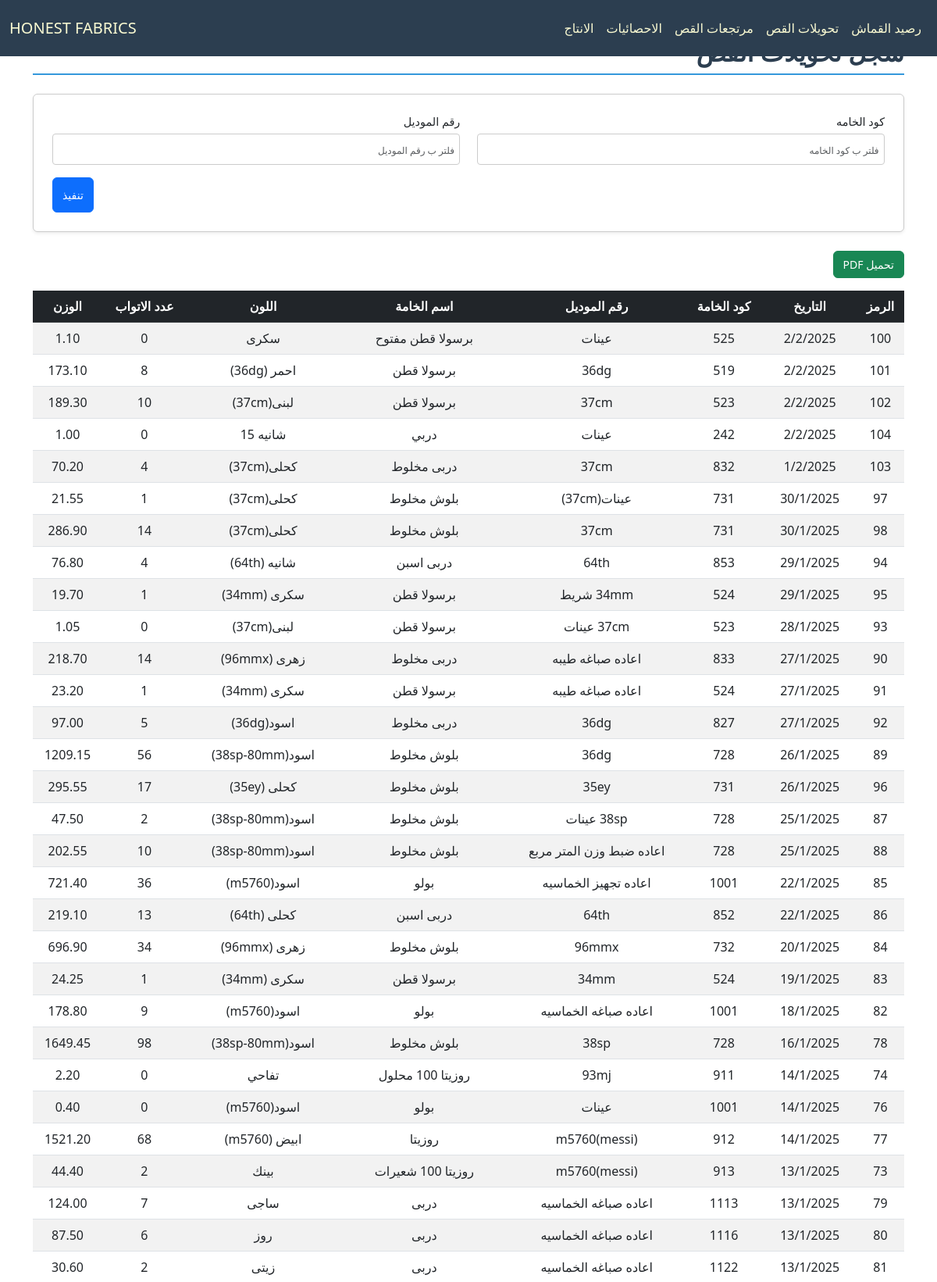
/cloth/CutTransfer/ (upper part), run on the app's committed database.
### cloth/models.py (models this page shows, shortened)
class Base(models.Model):
    id = models.IntegerField(primary_key=True, verbose_name="الرمز")
    fabric_code = models.CharField(max_length=100, verbose_name="كود الخامه", db_index=True, null=True, blank=True)
    fabric_name = models.CharField(max_length=200, verbose_name="اسم الخامه", null=True, blank=True)
    color = models.CharField(max_length=100, verbose_name="اللون", null=True, blank=True)
    roll = models.PositiveIntegerField(verbose_name="عدد الاتواب", null=True, blank=True)
    weight = models.DecimalField(max_digits=10, decimal_places=2, verbose_name="الوزن", null=True, blank=True)
    date = models.CharField(max_length=100,verbose_name="التاريخ", null=True, blank=True)
    class Meta:
        abstract = True

class CutTransfer(Base):
    model_number = models.CharField(max_length=100, verbose_name="رقم الموديل", null=True, blank=True)

### cloth/views.py (the view)
# urls.py: path('CutTransfer/', CutTransferView.as_view(), name='cut_transfer_view'),
class CutTransferView(FilterableListView):
    template_name = "cloth/cut.html"
    model = CutTransfer
    filter_fields = ['fabric_code', 'model_number']
    columns = ["الرمز","التاريخ","كود الخامة","رقم الموديل","اسم الخامة","اللون","عدد الاتواب","الوزن"]

### cloth/views.py (called while the page is built)
    def parse_date(self, date_str):
        try:
            normalized_date = date_str.replace("\\", "/")
            return datetime.strptime(normalized_date, "%d/%m/%Y")
        except (ValueError, AttributeError):
            return datetime.min

    def get_queryset(self):
        queryset = super().get_queryset()
        filters = Q()
        ordering = self.request.GET.get('order', 'desc')
        for field in self.filter_fields:
            filter_value = self.request.GET.get(field)
            if filter_value:
                filters &= Q(**{f"{field}__icontains": filter_value})
        filtered_queryset = queryset.filter(filters)
        models = list(filtered_queryset)
        models.sort(
            key=lambda x: self.parse_date(x.date) if x.date else datetime.min,
            reverse=(ordering == 'desc')
        )
        return models

    def get_context_data(self, **kwargs):
        context = super().get_context_data(**kwargs)
        update = Updates.objects.all().order_by('-date').first()
        context['update'] = localtime(update.date).strftime("%d/%m %I:%M %p") if update and update.date else None
        context['columns'] = self.columns
        model_meta = self.model._meta
        context['filter_fields'] = [
            {
                'field_name': field,
                'verbose_name': model_meta.get_field(field).verbose_name,
                'value': self.request.GET.get(field) or "",
            }
            for field in self.filter_fields
        ]
        return context

### cloth/templates/cloth/cut.html (shortened to what this page needs)
{% extends "cloth/layout.html" %}
{% block home_page %}
<a class="navbar-brand" href="{% url 'fabric_view' %}">HONEST FABRICS</a>
{% endblock %}
{% block navbar_links_small %}
{% include "cloth/nav_links.html" %}
{% endblock %}
{% block body %}
    <h2 class="section-title pt-4">سجل تحويلات القص</h2>
    <form method="get" class="filter-form-flex mb-4 p-4 rounded shadow-sm">
        {% for filter_field in filter_fields %}
        <div class="form-group mb-3">
            <label for="filter_{{ forloop.counter }}" class="form-label">{{ filter_field.verbose_name }}</label>
            <input type="text" id="filter_{{ forloop.counter }}" name="{{ filter_field.field_name }}"
                   placeholder="فلتر ب {{ filter_field.verbose_name }}"
                   class="form-control"
                   value="{{ filter_field.value }}">
        </div>
        {% endfor %}
        <div class="submit-container">
            <button type="submit" class="btn btn-primary submit-btn">تنفيذ</button>
        </div>
    </form>
    <button onclick="generatePDF()" class="btn btn-success mb-3">تحميل PDF</button>
    <div style="overflow-y: auto; max-height: 70vh; position: relative;" class="table-responsive mb-4">
        <table id="data-table"  class="table table-striped">
            <thead class="table-dark">
                <tr>
                    <th style="position: sticky; top: 0;" >الرمز</th>
                    <th style="position: sticky; top: 0;" >التاريخ</th>
                    <th style="position: sticky; top: 0;" >كود الخامة</th>
                    <th style="position: sticky; top: 0;" >رقم الموديل</th>
                    <th style="position: sticky; top: 0;" >اسم الخامة</th>
                    <th style="position: sticky; top: 0;" >اللون</th>
                    <th style="position: sticky; top: 0;" >عدد الاتواب</th>
                    <th style="position: sticky; top: 0;" >الوزن</th>
                </tr>
            </thead>
            <tbody>
                {% for model in models %}
                <tr>
                    <td>{{ model.id }}</td>
                    <td>{{ model.date }}</td>
                    <td>{{ model.fabric_code }}</td>
                    <td>{{ model.model_number }}</td>
                    <td>{{ model.fabric_name }}</td>
                    <td>{{ model.color }}</td>
                    <td>{{ model.roll }}</td>
                    <td>{{ model.weight }}</td>
                </tr>
                {% empty %}
                <tr>
                    <td colspan="8" class="text-center">لا يوجد عناصر</td>
                </tr>
                {% endfor %}
            </tbody>
        </table>
    </div>
    {% endblock body %}

### cloth/static/cloth/stylesss.css (style rules this page uses)
:root { --primary-color: #3498db; --light-blue: #3db1ff5e; --secondary-color: #2c3e50; --success-color: #2ecc71; --danger-color: #e74c3c; --warning-color: #f1c40f; --light-bg: #f8f9fa; --dark-bg: #343a40; --light-text: lightgoldenrodyellow; --golden-text: rgb(255, 255, 0); --border-color: #dee2e6; --white-color: #ffffff; }
*, *::before, *::after { box-sizing: border-box; }
ul, div { padding: 0; margin: 0; }
body { background-color: var(--light-bg); margin-top: 80px; margin-inline: 0; font-family: 'Segoe UI', Tahoma, Geneva, Verdana, sans-serif; line-height: 1.6; font-size: 16px; }
#navbar, #navbar a, #navbar-menu-body, #navbar-menu-body a { color: var(--light-text) !important; }
.section-title { color: var(--secondary-color); border-bottom: 2px solid var(--primary-color); padding-bottom: 0.5rem; margin-bottom: 1.5rem; font-weight: bold; }
.table { border-collapse: separate; border-spacing: 0; border-radius: 8px; width: 100%; }
.table th, .table td { text-align: center; vertical-align: middle; padding: 10px; }
.table-striped tbody tr:nth-of-type(odd) { background-color: var(--light-bg); }
.table-dark th { background-color: var(--secondary-color); color: var(--light-text); }
.table-responsive { overflow-x: auto; }
.table-responsive table th, .table-responsive table td { white-space: nowrap; min-width: fit-content; }
.table-responsive table { width: 100%; table-layout: auto; }
.filter-form-flex { display: flex; flex-wrap: wrap; padding: 1rem; border: 1px solid #ccc; border-radius: 8px; background-color: #fff; justify-content: space-between; column-gap: 2px; direction: rtl; }
.filter-form-flex .form-group { display: flex; flex-direction: column; margin-bottom: 5px; width: 49%; }
.filter-form-flex .form-label { font-size: 0.9rem; margin-bottom: 0.25rem; }
.filter-form-flex .form-control { border: 1px solid #ccc; border-radius: 4px; padding: 0.4rem; font-size: 0.9rem; }
.filter-form-flex input[type="text"], .filter-form-flex input[type="number"], .filter-form-flex input[type="date"] { width: 100%; height: 40px; }
.submit-container { display: flex; justify-content: flex-end; width: 100%; }
.filter-form-flex .submit-btn { width: auto; height: 45px; font-size: 1rem; }
@media (max-width: 1200px) { body { font-size: 15px; } }
@media (max-width: 1200px) { h4.section-title, h2 { font-size: 28px; } }
@media (max-width: 1200px) { p.lead, .oped_details_btn, .btn { font-size: 14px !important; } }
@media (max-width: 1200px) { ::placeholder { font-size: 12px !important; } }

### data on the page
CutTransfer: id "100", date "2/2/2025", fabric_code "525", model_number "عينات", fabric_name "برسولا قطن مفتوح", color "سكرى", roll "0", weight "1.10"
CutTransfer: id "101", date "2/2/2025", fabric_code "519", model_number "36dg", fabric_name "برسولا قطن", color "احمر (36dg)", roll "8", weight "173.10"
CutTransfer: id "102", date "2/2/2025", fabric_code "523", model_number "37cm", fabric_name "برسولا قطن", color "لبنى(37cm)", roll "10", weight "189.30"
CutTransfer: id "104", date "2/2/2025", fabric_code "242", model_number "عينات", fabric_name "دربي", color "شانيه 15", roll "0", weight "1.00"
CutTransfer: id "103", date "1/2/2025", fabric_code "832", model_number "37cm", fabric_name "دربى مخلوط", color "كحلى(37cm)", roll "4", weight "70.20"
CutTransfer: id "97", date "30/1/2025", fabric_code "731", model_number "عينات(37cm)", fabric_name "بلوش مخلوط", color "كحلى(37cm)", roll "1", weight "21.55"
CutTransfer: id "98", date "30/1/2025", fabric_code "731", model_number "37cm", fabric_name "بلوش مخلوط", color "كحلى(37cm)", roll "14", weight "286.90"
CutTransfer: id "94", date "29/1/2025", fabric_code "853", model_number "64th", fabric_name "دربى اسبن", color "شانيه (64th)", roll "4", weight "76.80"
CutTransfer: id "95", date "29/1/2025", fabric_code "524", model_number "34mm شريط", fabric_name "برسولا قطن", color "سكرى (34mm)", roll "1", weight "19.70"
CutTransfer: id "93", date "28/1/2025", fabric_code "523", model_number "37cm عينات", fabric_name "برسولا قطن", color "لبنى(37cm)", roll "0", weight "1.05"
CutTransfer: id "90", date "27/1/2025", fabric_code "833", model_number "اعاده صباغه طيبه", fabric_name "دربى مخلوط", color "زهرى (96mmx)", roll "14", weight "218.70"
CutTransfer: id "91", date "27/1/2025", fabric_code "524", model_number "اعاده صباغه طيبه", fabric_name "برسولا قطن", color "سكرى (34mm)", roll "1", weight "23.20"
CutTransfer: id "92", date "27/1/2025", fabric_code "827", model_number "36dg", fabric_name "دربى مخلوط", color "اسود(36dg)", roll "5", weight "97.00"
CutTransfer: id "89", date "26/1/2025", fabric_code "728", model_number "36dg", fabric_name "بلوش مخلوط", color "اسود(38sp-80mm)", roll "56", weight "1209.15"
CutTransfer: id "96", date "26/1/2025", fabric_code "731", model_number "35ey", fabric_name "بلوش مخلوط", color "كحلى (35ey)", roll "17", weight "295.55"
CutTransfer: id "87", date "25/1/2025", fabric_code "728", model_number "38sp عينات", fabric_name "بلوش مخلوط", color "اسود(38sp-80mm)", roll "2", weight "47.50"
CutTransfer: id "88", date "25/1/2025", fabric_code "728", model_number "اعاده ضبط وزن المتر مربع", fabric_name "بلوش مخلوط", color "اسود(38sp-80mm)", roll "10", weight "202.55"
CutTransfer: id "85", date "22/1/2025", fabric_code "1001", model_number "اعاده تجهيز الخماسيه", fabric_name "بولو", color "اسود(m5760)", roll "36", weight "721.40"
CutTransfer: id "86", date "22/1/2025", fabric_code "852", model_number "64th", fabric_name "دربى اسبن", color "كحلى (64th)", roll "13", weight "219.10"
CutTransfer: id "84", date "20/1/2025", fabric_code "732", model_number "96mmx", fabric_name "بلوش مخلوط", color "زهرى (96mmx)", roll "34", weight "696.90"
CutTransfer: id "83", date "19/1/2025", fabric_code "524", model_number "34mm", fabric_name "برسولا قطن", color "سكرى (34mm)", roll "1", weight "24.25"
CutTransfer: id "82", date "18/1/2025", fabric_code "1001", model_number "اعاده صباغه الخماسيه", fabric_name "بولو", color "اسود(m5760)", roll "9", weight "178.80"
CutTransfer: id "78", date "16/1/2025", fabric_code "728", model_number "38sp", fabric_name "بلوش مخلوط", color "اسود(38sp-80mm)", roll "98", weight "1649.45"
CutTransfer: id "74", date "14/1/2025", fabric_code "911", model_number "93mj", fabric_name "روزيتا 100 محلول", color "تفاحي", roll "0", weight "2.20"
CutTransfer: id "76", date "14/1/2025", fabric_code "1001", model_number "عينات", fabric_name "بولو", color "اسود(m5760)", roll "0", weight "0.40"
CutTransfer: id "77", date "14/1/2025", fabric_code "912", model_number "m5760(messi)", fabric_name "روزيتا", color "ابيض (m5760)", roll "68", weight "1521.20"
CutTransfer: id "73", date "13/1/2025", fabric_code "913", model_number "m5760(messi)", fabric_name "روزيتا 100 شعيرات", color "بينك", roll "2", weight "44.40"
CutTransfer: id "79", date "13/1/2025", fabric_code "1113", model_number "اعاده صباغه الخماسيه", fabric_name "دربى", color "ساجى", roll "7", weight "124.00"
CutTransfer: id "80", date "13/1/2025", fabric_code "1116", model_number "اعاده صباغه الخماسيه", fabric_name "دربى", color "روز", roll "6", weight "87.50"
CutTransfer: id "81", date "13/1/2025", fabric_code "1122", model_number "اعاده صباغه الخماسيه", fabric_name "دربى", color "زيتى", roll "2", weight "30.60"

### other printed values
{{ filter_field.verbose_name }} "كود الخامه" "رقم الموديل"
